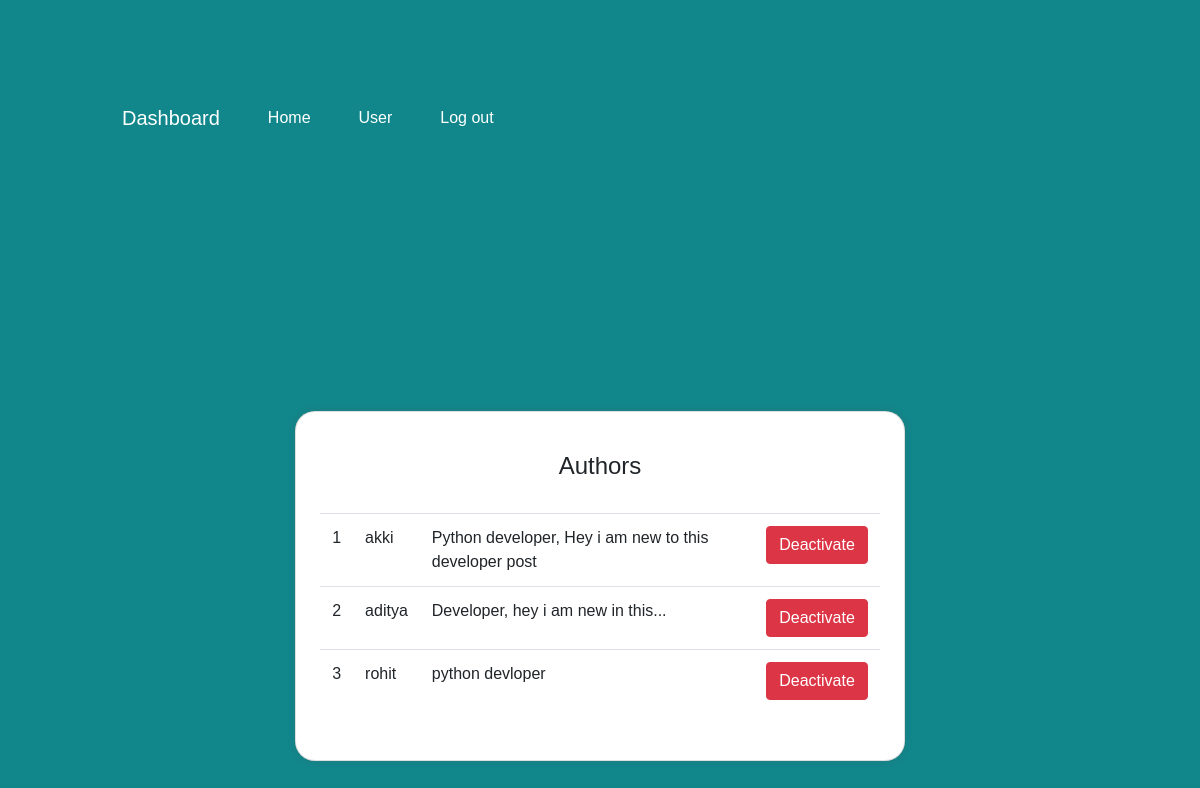
The app's page /handeuser/ (signed in), older data.
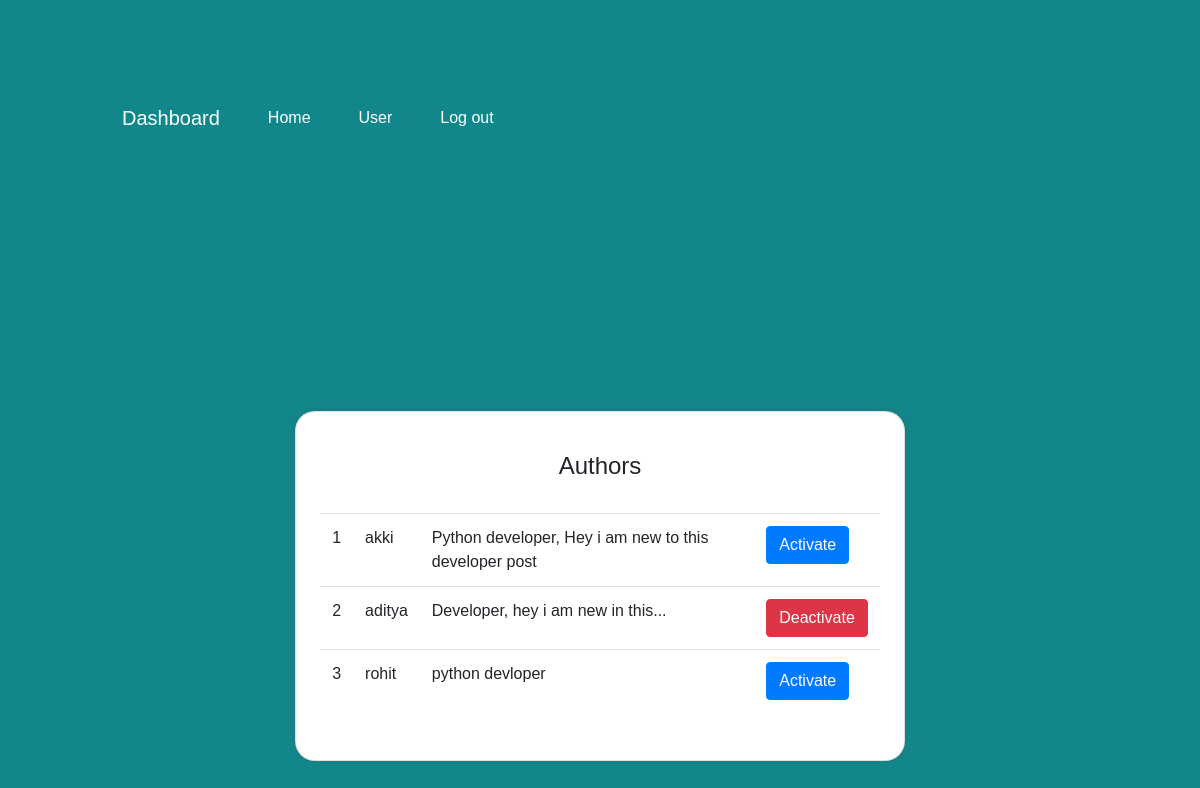
The same page, newer data.
### page/models.py (models this page shows)
class members(models.Model):
    membersId = models.AutoField(primary_key=True, unique=True)
    uName = models.CharField(max_length=100, null=True, blank=True)
    uEmail = models.EmailField(max_length=100,null=True,unique=True)
    uPass = models.CharField(max_length=100,null=True,unique=True)
    about = models.TextField(max_length=500, null=True, blank=True)
    images = models.ImageField(upload_to='profile')
    forgetPassToken = models.CharField(max_length=100, null=True)
    is_active = models.BooleanField(default=True)

### page/views.py (the view)
# urls.py: path("handeuser/", views.handeuser, name="handeuser"),
def handeuser(request):
    user_email = request.session.get('email')
    if user_email:
        authors = members.objects.all()
        return render(request, 'handeluser.html',{'authors': authors})
    else:
        return redirect('login')

### page/templates/handeluser.html (shortened to what this page needs)
<!DOCTYPE html>
<html lang="en">
  <head>
    <link href="https://stackpath.bootstrapcdn.com/bootstrap/4.5.2/css/bootstrap.min.css" rel="stylesheet">
</head>
<body>
  <nav class="navbar navbar-expand-lg navbar-dark p-5  pb-2 pt-3">
    <a class="navbar-brand text-white mx-4" href="#"> Dashboard</a>
    <div class="collapse navbar-collapse" id="navbarText">
      <ul class="navbar-nav mr-auto">
        <li class="nav-item active">
          <a class="nav-link text-white mx-3" href="{% url 'admindash' %}">Home<span class="sr-only">(current)</span></a>
        </li>
        <li class="nav-item">
            <a class="nav-link text-white mx-3" href="{% url 'handeuser' %}">User</a>
          </li>
          <li class="nav-item">
            <a class="nav-link text-white mx-3" href="{% url 'logout' %}">Log out</a>
          </li>
      </ul>
    </div>
  </nav>
    <section class="vh-100 gradient-custom">
        <div class="container py-5 h-100">
            <div class="row d-flex justify-content-center align-items-center h-100">
                <div class="col col-lg-9 col-xl-7 w-75 p-3">
                    <div class="card rounded-3">
                        <div class="card-body p-4">
                            <h4 class="text-center my-3 pb-3">Authors</h4>
                            <table class="table mb-4">
                                <tbody>
                                    {% for user in authors %}
                                    <tr>
                                        <td>{{ forloop.counter }}</td>
                                        <td>{{ user.uName }}</td>
                                        <td>{{ user.about }}</td>
                                        <td>
                                            {% if user.is_active == True %}
                                            <button class="btn btn-danger" type="button" >
                                                <a style="color: white;" href="{% url 'userDeactivate' user.membersId %}">Deactivate</a>
                                            </button>
                                            {% else %}
                                            <button class="btn btn-primary" type="button" >
                                                <a style="color: white;" href="{% url 'userActivate' user.membersId %}">Activate</a>
                                            </button>
                                            {% endif %}
                                        </td>
                                    </tr>
                                    {% endfor %}
                                </tbody>
                            </table>
                        </div>
                    </div>
                </div>
            </div>
        </div>
    </section>
</body>
</html>

### page/templates/handeluser.html (style rules this page uses)
body { background-color: #11878b; padding: 50px; font-family: Arial, Helvetica, sans-serif; }
.card { background-color: #ffffff; box-shadow: 0px 0px 10px rgba(154, 15, 15, 0.1); border-radius: 20px; margin: 20px auto; max-width: 800px; }
.card-body { padding: 20px; }

Row changes from the older to the newer data that the page shows:
changed members "akki": is_active "Deactivate" → "Activate"
changed members "rohit": is_active "Deactivate" → "Activate"
